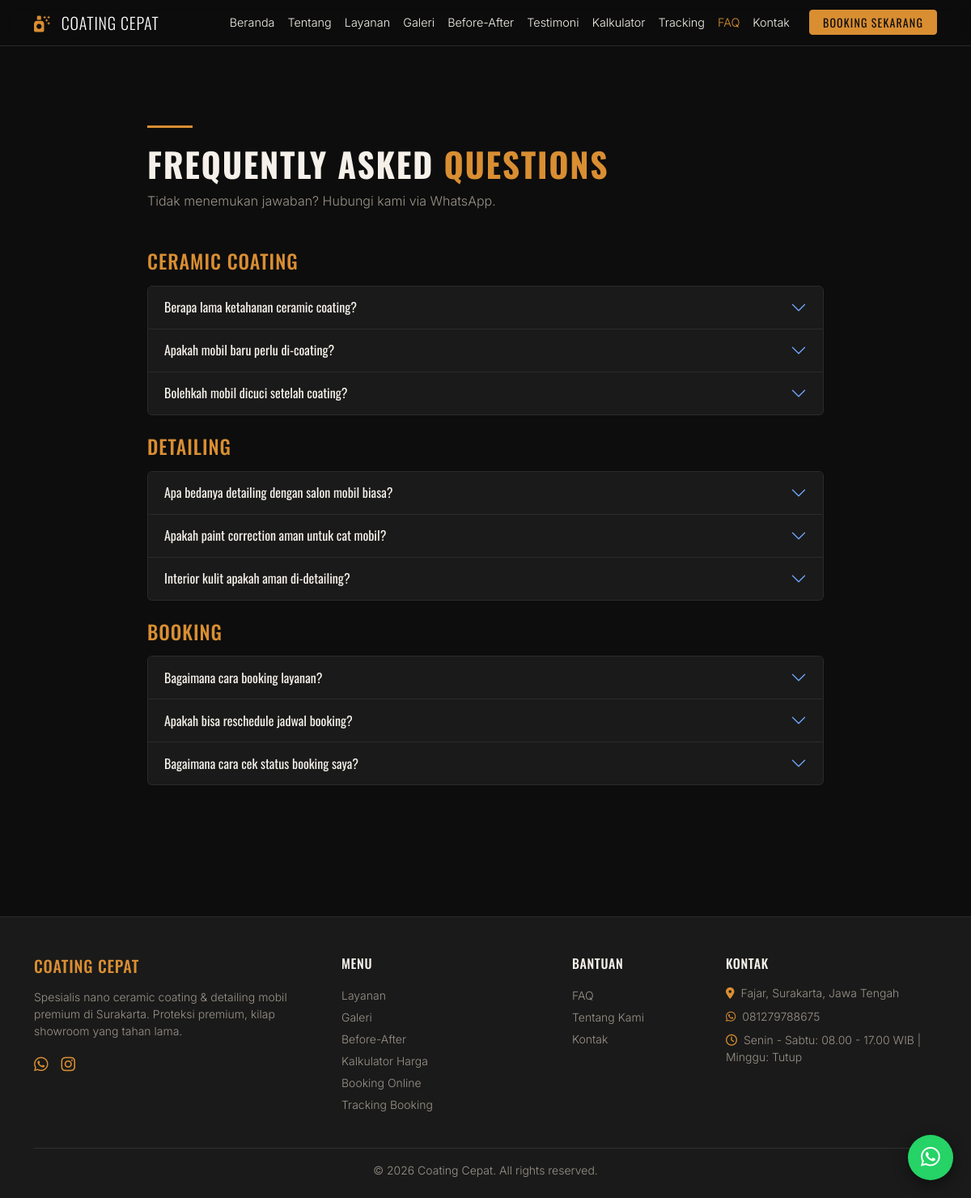
Page /index.php?page=faq on the committed database.
### tables this page shows
CREATE TABLE `faqs` (
  `id`         INT UNSIGNED NOT NULL AUTO_INCREMENT,
  `category`   ENUM('Ceramic Coating','Detailing','Booking') NOT NULL DEFAULT 'Booking',
  `question`   VARCHAR(255) NOT NULL,
  `answer`     TEXT NOT NULL,
  `created_at` TIMESTAMP NOT NULL DEFAULT CURRENT_TIMESTAMP,
  `updated_at` TIMESTAMP NOT NULL DEFAULT CURRENT_TIMESTAMP ON UPDATE CURRENT_TIMESTAMP,
  PRIMARY KEY (`id`),
  KEY `idx_faqs_category` (`category`)
);

### index.php (called while the page is built, shortened)
<?php
require_once __DIR__ . '/includes/functions.php';
$routes = [
    'home'            => 'pages/home.php',
    'about'           => 'pages/about.php',
    'services'        => 'pages/services.php',
    'service-detail'  => 'pages/service-detail.php',
    'gallery'         => 'pages/gallery.php',
    'before-after'    => 'pages/before-after.php',
    'testimonials'    => 'pages/testimonials.php',
    'calculator'      => 'pages/calculator.php',
    'booking'         => 'pages/booking.php',
    'booking-success' => 'pages/booking-success.php',
    'tracking'        => 'pages/tracking.php',
    'faq'             => 'pages/faq.php',
    'contact'         => 'pages/contact.php',
];
$page = isset($_GET['page']) ? (string)$_GET['page'] : 'home';
require __DIR__ . '/' . $routes[$page];

### includes/functions.php (called while the page is built, shortened)
<?php
function e($str) {
    return htmlspecialchars((string)$str, ENT_QUOTES, 'UTF-8');
}

### pages/faq.php (the view, shortened to what this page needs)
<?php
$faqs = $db->query("SELECT * FROM faqs ORDER BY FIELD(category,'Ceramic Coating','Detailing','Booking'), id")->fetchAll();
$grouped = [];
foreach ($faqs as $f) { $grouped[$f['category']][] = $f; }
require __DIR__ . '/../includes/header.php';
?>
<section class="section">
  <div class="container" style="max-width:860px">
    <span class="title-line"></span>
    <h1 class="section-title">Frequently Asked <span class="text-accent">Questions</span></h1>
    <p class="section-sub mb-5">Tidak menemukan jawaban? Hubungi kami via WhatsApp.</p>
    <?php $n = 0; foreach ($grouped as $cat => $items): ?>
      <h4 class="text-uppercase mt-4 mb-3 text-accent"><?= e($cat) ?></h4>
      <div class="accordion mb-4" id="faqAcc<?= md5($cat) ?>">
        <?php foreach ($items as $f): $n++; ?>
        <div class="accordion-item">
          <h2 class="accordion-header">
            <button class="accordion-button collapsed" type="button" data-bs-toggle="collapse" data-bs-target="#faq<?= $n ?>">
              <?= e($f['question']) ?>
            </button>
          </h2>
        </div>
        <?php endforeach; ?>
      </div>
    <?php endforeach; ?>
  </div>
</section>
<?php require __DIR__ . '/../includes/footer.php'; ?>

### assets/css/style.css (style rules this page uses)
:root { --cc-black: #0D0D0D; --cc-dark: #1A1A1A; --cc-gray: #2B2B2B; --cc-accent: #D98E32; --cc-accent-dark: #C97B2D; --cc-text: #F5F1EA; --cc-muted: #9B948A; }
body { background-color: var(--cc-black); color: var(--cc-text); font-family: 'Inter', sans-serif; font-weight: 300; }
.heading-font, h1, h2, h3, h4, h5, h6 { font-family: 'Oswald', sans-serif; letter-spacing: .04em; }
.text-accent { color: var(--cc-accent) !important; }
.section { padding: 90px 0; }
.section-title { text-transform: uppercase; font-weight: 700; font-size: clamp(1.7rem, 4vw, 2.6rem); }
.section-sub { color: var(--cc-muted); max-width: 640px; }
.title-line { display: inline-block; width: 56px; height: 3px; background: var(--cc-accent); margin-bottom: 14px; }
.accordion-item { background: var(--cc-dark); border: 1px solid var(--cc-gray); }
.accordion-button { background: var(--cc-dark); color: var(--cc-text); font-family: 'Oswald', sans-serif; }

### rows in the picture
faqs: question "Berapa lama ketahanan ceramic coating?"
faqs: question "Apakah mobil baru perlu di-coating?"
faqs: question "Bolehkah mobil dicuci setelah coating?"
faqs: question "Apa bedanya detailing dengan salon mobil biasa?"
faqs: question "Apakah paint correction aman untuk cat mobil?"
faqs: question "Interior kulit apakah aman di-detailing?"
faqs: question "Bagaimana cara booking layanan?"
faqs: question "Apakah bisa reschedule jadwal booking?"
faqs: question "Bagaimana cara cek status booking saya?"

### other values in the picture
$site_name "COATING CEPAT"
$label "Beranda"
$label "Tentang"
$label "Layanan"
$label "Galeri"
$label "Before-After"
$label "Testimoni"
$label "Kalkulator"
$label "Tracking"
$label "FAQ"
$label "Kontak"
$cat "CERAMIC COATING"
$cat "DETAILING"
$cat "BOOKING"
setting($db, 'address') "Fajar, Surakarta, Jawa Tengah"
